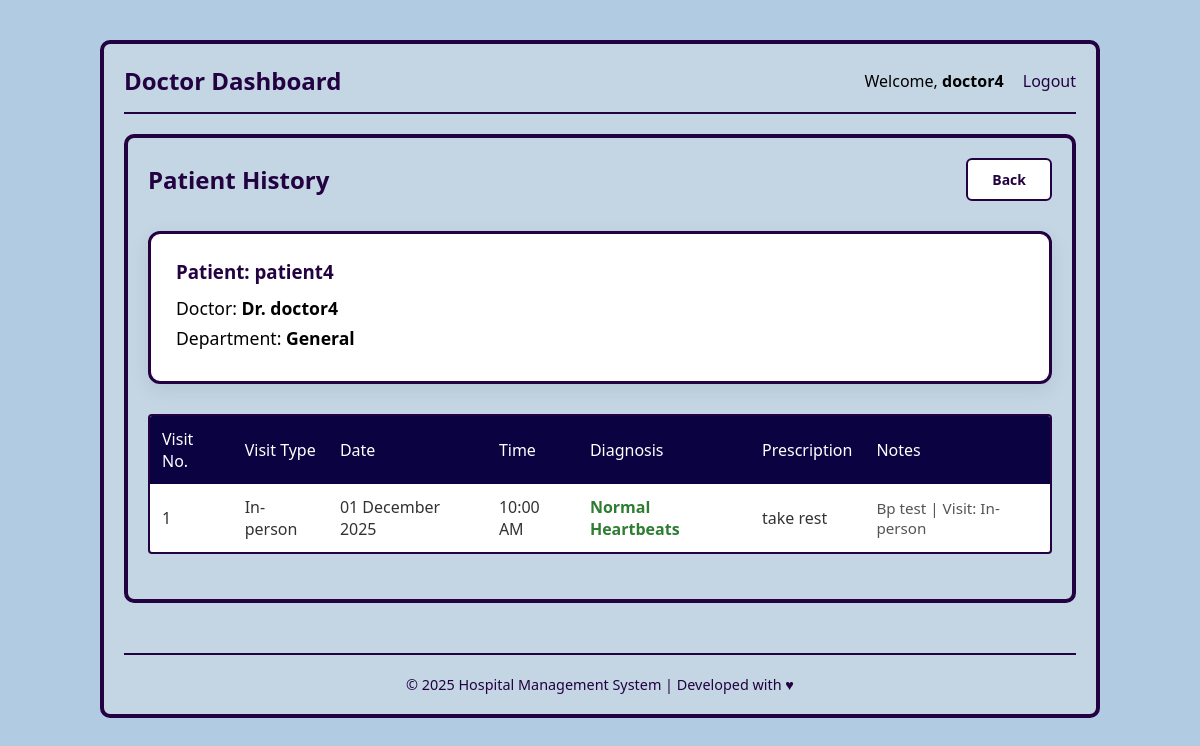
Page /view_patient_history/4 (signed in) on the committed database.
### application/models.py (models this page shows)
class Patient(db.Model):
    id = db.Column(db.Integer, primary_key=True)
    email = db.Column(db.String(), unique=True, nullable=False)
    username = db.Column(db.String(), unique=True, nullable=False)
    password = db.Column(db.String(), nullable=False)
    name = db.Column(db.String(), nullable=False)
    age = db.Column(db.Integer)
    gender = db.Column(db.Enum('Male', 'Female'))
    appointments = db.relationship('Appointment', backref='patient')
    is_blacklisted = db.Column(db.Boolean, default=False, nullable=False)

class Doctor(db.Model):
    id = db.Column(db.Integer, primary_key=True)
    email = db.Column(db.String(), unique=True, nullable=False)
    username = db.Column(db.String(), unique=True, nullable=False)
    password = db.Column(db.String(), nullable=False)
    name = db.Column(db.String(), nullable=False)
    Dep_id = db.Column(db.Integer, db.ForeignKey("department.id"), nullable=False)
    gender = db.Column(db.Enum('Male', 'Female'), nullable=False)
    appointments = db.relationship('Appointment', backref='doctor')
    is_blacklisted = db.Column(db.Boolean, default=False, nullable=False)

class Department(db.Model):
    id = db.Column(db.Integer, primary_key=True)
    dep_name = db.Column(db.String(), nullable=False)
    description = db.Column(db.String(), nullable=False)
    doctors_registered = db.relationship('Doctor', backref='department')

class Treatment(db.Model):
    id = db.Column(db.Integer, primary_key=True)
    appoint_id = db.Column(db.Integer, db.ForeignKey('appointment.id'), nullable=False)
    diagnosis = db.Column(db.Text, nullable=False)
    prescription = db.Column(db.Text, nullable=False)
    notes = db.Column(db.Text)
    created_at = db.Column(db.DateTime, default=datetime.utcnow, nullable=False)
    medicines = db.relationship('Medicine', backref='treatment', cascade='all, delete-orphan')

class Appointment(db.Model):
    id = db.Column(db.Integer, primary_key=True)
    p_id = db.Column(db.Integer, db.ForeignKey("patient.id"), nullable=False)
    d_id = db.Column(db.Integer, db.ForeignKey("doctor.id"), nullable=False)
    date = db.Column(db.Date, nullable=False)
    time = db.Column(db.Time, nullable=False)
    status = db.Column(db.Enum('Booked', 'Completed', 'Cancelled'), nullable=False)
    treatments = db.relationship('Treatment', backref='appointment')

### application/controllers.py (the view)
@app.route('/view_patient_history/<int:patient_id>')
def view_patient_history(patient_id):
    if session.get('user_type') != 'doctor':
        flash('Access denied.', 'error')
        return redirect(url_for('home'))
    current_doctor = Doctor.query.get(session['user_id'])
    patient = Patient.query.get_or_404(patient_id)
    treatments = Treatment.query.join(Appointment, Treatment.appoint_id == Appointment.id).filter(
        Appointment.p_id == patient.id,
        Appointment.d_id == current_doctor.id,
        Appointment.status == 'Completed'
    ).order_by(Appointment.date).all()
    return render_template('view_appointment.html', patient=patient, doctor=current_doctor, treatments=treatments)

### templates/view_appointment.html (shortened to what this page needs)
{% extends "base.html" %}
{% block content %}
<div class="dashboard-container">
    <div class="nav-bar" style="margin-bottom: 30px; border-bottom: none; padding-bottom: 0;">
        <h2 style="margin: 0; color: rgb(34, 2, 65);">Patient History</h2>
        <a href="javascript:history.back()"
           class="btn"
           style="
               background: white;
               color: rgb(34, 2, 65);
               border: 2px solid rgb(34, 2, 65);
               padding: 10px 24px;
               font-weight: bold;
               border-radius: 6px;
               text-decoration: none;
           "
           onmouseover="this.style.background='rgb(34, 2, 65)'; this.style.color='white';"
           onmouseout="this.style.background='white'; this.style.color='rgb(34, 2, 65)';">
            Back
        </a>
    </div>
    <div style="
        background: white;
        padding: 25px;
        border-radius: 12px;
        border: 3px solid rgb(34, 2, 65);
        margin-bottom: 30px;
        box-shadow: 0 6px 20px rgba(0,0,0,0.08);
    ">
        <h3 style="color: rgb(34, 2, 65); margin: 0 0 12px 0;">
            Patient: <strong>{{ patient.name }}</strong>
        </h3>
        <p style="margin: 6px 0; font-size: 1.1em;">
            Doctor: <strong>Dr. {{ doctor.name }}</strong>
        </p>
        <p style="margin: 6px 0; font-size: 1.1em;">
            Department: <strong>{{ doctor.department.dep_name }}</strong>
        </p>
    </div>
    <div class="section">
        <table class="appoint-table">
            <thead>
                <tr>
                    <th>Visit No.</th>
                    <th>Visit Type</th>
                    <th>Date</th>
                    <th>Time</th>
                    <th>Diagnosis</th>
                    <th>Prescription</th>
                    <th>Notes</th>
                </tr>
            </thead>
            <tbody>
                {% if treatments|length == 0 %}
                <tr>
                    <td colspan="7" style="text-align: center; padding: 40px; color: #777; font-style: italic;">
                        No treatment records found for this patient with this doctor.
                    </td>
                </tr>
                {% else %}
                    {% for treatment in treatments %}
                    <tr>
                        <td>{{ loop.index }}</td>
                        <td>In-person</td>
                        <td>{{ treatment.appointment.date.strftime('%d %B %Y') }}</td>
                        <td>{{ treatment.appointment.time.strftime('%I:%M %p') }}</td>
                        <td>
                            {% if 'abnormal' in treatment.diagnosis.lower() %}
                                <span style="color: #d32f2f; font-weight: bold;">Abnormal Heartbeats</span>
                            {% elif 'normal' in treatment.diagnosis.lower() %}
                                <span style="color: #2e7d32; font-weight: bold;">Normal Heartbeats</span>
                            {% else %}
                                {{ treatment.diagnosis }}
                            {% endif %}
                        </td>
                        <td>{{ treatment.prescription }}</td>
                        <td style="color: #555; font-size: 0.95em;">
                            {{ treatment.notes or '—' }}
                        </td>
                    </tr>
                    {% endfor %}
                {% endif %}
            </tbody>
        </table>
    </div>
</div>
{% endblock %}

### static/style1.css (style rules this page uses)
* { margin: 0; padding: 0; box-sizing: border-box; font-family: 'Segoe UI', Tahoma, Geneva, Verdana, sans-serif; }
body { background-color: rgb(177, 204, 226); display: flex; justify-content: center; padding: 20px; }
.dashboard-container { background-color: rgb(196, 213, 228); border: 4px solid rgb(34, 2, 65); border-radius: 10px; width: 100%; max-width: 1000px; padding: 20px; margin-top: 20px; }
.nav-bar { display: flex; justify-content: space-between; align-items: center; border-bottom: 2px solid rgb(34, 2, 65); padding-bottom: 15px; margin-bottom: 20px; }
.nav-bar h2 { color: rgb(34, 2, 65); }
.section { margin-bottom: 25px; }
.appoint-table { width: 100%; border-collapse: separate; border-spacing: 0; border: 2px solid rgb(34, 2, 65); background-color: white; border-radius: 4px; overflow: hidden; }
.appoint-table th { background-color: rgb(11, 2, 65); color: white; padding: 12px; text-align: left; font-weight: normal; }
.appoint-table td { padding: 12px; border-bottom: 1px solid #ccc; color: #333; }
.appoint-table tr:last-child td { border-bottom: none; }
.btn { border-radius: 4px; padding: 6px 12px; cursor: pointer; font-size: 14px; font-weight: bold; transition: 0.3s; text-decoration: none; }

### rows in the picture
Patient: name "patient4"
Doctor: name "doctor4"
Department: department.dep_name "General"
Treatment: appointment "01 December 2025", appointment.time "10:00 AM", diagnosis "Normal Heartbeats", prescription "take rest", notes "Bp test | Visit: In-person"

### other values in the picture
{{ session.username }} "doctor4"
